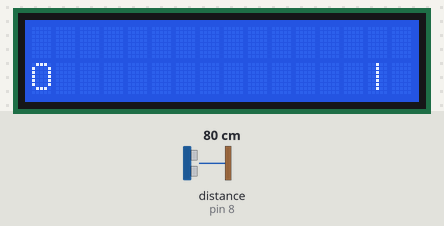
A sketch run on a simulated Arduino Uno, built with avr-gcc and run on an emulated ATmega328P. Shown: 16×2 character LCD. Wiring (inferred from the names in the program): ultrasonic range finder: trigger pin 9; echo pin 8. The inputs (shaded band) are chosen by the test bench; at power-on: distance to the obstacle (sensor on pin 8) 80 cm. The echo pulse lasts 58.3 µs per cm; random numbers use the default seed unless the sketch sets one.

Above: at 2.6 s.
3.3 s: distance to the obstacle (sensor on pin 8) set to 23 cm
5.0 s: distance to the obstacle (sensor on pin 8) set to 18 cm
At 5.27 s:
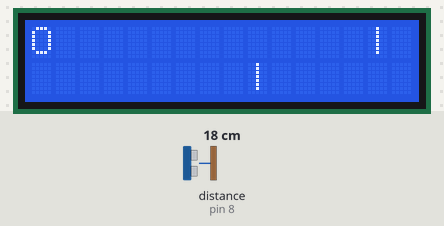
8.2 s: distance to the obstacle (sensor on pin 8) set to 12 cm
11.4 s: distance to the obstacle (sensor on pin 8) set to 9 cm
At 11.43 s:
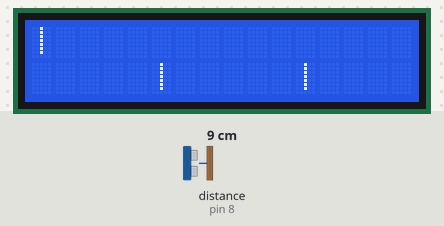
At 22.8 s:
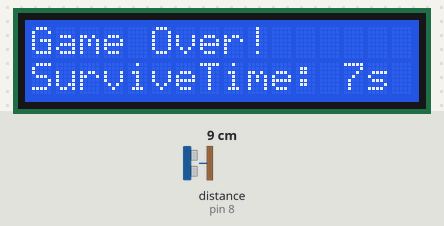
Timing chart, 0 to 24.3 s (numbered marks = the images above; inputs shaded):
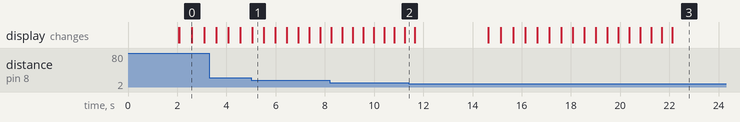

Measured:
- the behaviour switches between 21 and 20 cm on distance to the obstacle (sensor on pin 8) (found by bisection; images 0 and 1)
- the behaviour switches between 11 and 10 cm on distance to the obstacle (sensor on pin 8) (found by bisection; images 1 and 2)
- what the display in image 0 shows lasts 0.5 s, from 2.6 s to 3.1 s

The sketch:

fappybird.ino
```cpp
#include <LiquidCrystal.h>

// 初始化 LCD (平行介面)
LiquidCrystal lcd(12, 11, 5, 4, 3, 2);

// 超音波感測器腳位
const int trigPin = 9;
const int echoPin = 8;

// 遊戲參數
int birdY = 1; // 小鳥的初始高度 (LCD 的行數，0 或 1)
const int numTrees = 3; // 樹的數量
int treeX[numTrees]; // 樹的位置
int gapY[numTrees]; // 樹的空隙位置
bool gameOver = false;
int gameSpeed = 500; // 初始遊戲速度 (毫秒)
unsigned long startTime; // 遊戲開始時間
unsigned long elapsedTime; // 遊戲存活時間

// 初始化遊戲
void setup() {
  // 初始化 LCD
  lcd.begin(16, 2);

  // 初始化超音波感測器腳位
  pinMode(trigPin, OUTPUT);
  pinMode(echoPin, INPUT);

  // 顯示遊戲開始訊息
  lcd.print("Flappy Bird!");
  delay(2000);
  lcd.clear();

  // 初始化樹的位置和空隙
  randomSeed(analogRead(0));
  for (int i = 0; i < numTrees; i++) {
    treeX[i] = 16 + i * 5; // 每棵樹間隔 5 列
    gapY[i] = random(0, 2); // 隨機生成空隙
  }

  // 記錄遊戲開始時間
  startTime = millis();
}

void loop() {
  if (gameOver) {
    lcd.clear();
    lcd.setCursor(0, 0);
    lcd.print("Game Over!");

    // 計算遊戲存活時間
    elapsedTime = (millis() - startTime) / 1000; // 轉換為秒
    lcd.setCursor(0, 1);
    lcd.print("SurviveTime: ");
    lcd.print(elapsedTime);
    lcd.print("s");

    delay(3000);
    restartGame();
    return;
  }

  // 更新小鳥的位置
  updateBird();

  // 更新樹的位置
  updateTrees();

  // 檢查碰撞
  checkCollision();

  // 繪製遊戲畫面
  drawGame();

  // 遊戲速度逐漸加快
  delay(gameSpeed);
  if (gameSpeed > 100) {
    gameSpeed -= 5; // 每次更新減少延遲，增加速度
  }
}

void updateBird() {
  // 測量距離
  long duration = measureDistance();
  int distance = duration * 0.034 / 2; // 計算距離 (cm)

  // 根據距離調整小鳥的高度
  if (distance < 10) {
    birdY = 1; // 上方
  } else if (distance >= 10 && distance < 20) {
    birdY = 0; // 下方
  }
}

void updateTrees() {
  for (int i = 0; i < numTrees; i++) {
    treeX[i]--; // 樹向左移動
    if (treeX[i] < 0) {
      treeX[i] = 15; // 重置樹的位置
      gapY[i] = random(0, 2); // 隨機生成新的空隙
    }
  }
}

void checkCollision() {
  for (int i = 0; i < numTrees; i++) {
    // 如果小鳥與樹的位置重疊，且不在空隙中，遊戲結束
    if (treeX[i] == 0 && birdY != gapY[i]) {
      gameOver = true;
    }
  }
}

void drawGame() {
  lcd.clear();

  // 繪製小鳥
  lcd.setCursor(0, birdY);
  lcd.print("O"); // 小鳥的符號

  // 繪製樹
  for (int i = 0; i < numTrees; i++) {
    lcd.setCursor(treeX[i], 0);
    if (gapY[i] != 0) lcd.print("|"); // 樹的上部分
    lcd.setCursor(treeX[i], 1);
    if (gapY[i] != 1) lcd.print("|"); // 樹的下部分
  }
}

long measureDistance() {
  digitalWrite(trigPin, LOW);
  delayMicroseconds(2);
  digitalWrite(trigPin, HIGH);
  delayMicroseconds(10);
  digitalWrite(trigPin, LOW);

  // 讀取 Echo 腳位的高電位時間
  return pulseIn(echoPin, HIGH);
}

void restartGame() {
  birdY = 1;
  gameSpeed = 500; // 重置遊戲速度
  for (int i = 0; i < numTrees; i++) {
    treeX[i] = 16 + i * 5; // 每棵樹間隔 5 列
    gapY[i] = random(0, 2); // 隨機生成空隙
  }
  gameOver = false;

  // 重置遊戲開始時間
  startTime = millis();
}
```
